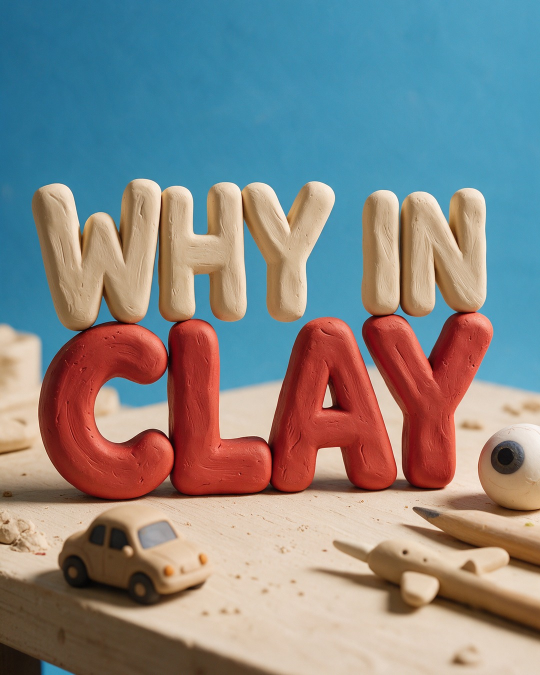
#> input picture channel/brand/intro-post.jpg, 1080 x 1350 px (shown at 1/2 size)
$ python -i cover.py   (imports and definitions only)
#> lines starting #> are read from the running program, lines starting #| are printed output that depends on the picture
"""Portrait cover images for the manual-upload packages (TikTok, Reels).

The production runs make a landscape YouTube-style thumbnail, often several thousand pixels wide and
tens of megabytes as PNG. TikTok wants a portrait cover and rejects big files, so the package gets a
1080x1920 JPEG: a portrait thumbnail is cropped to fit; a landscape one sits full-width in the middle
of a blurred, darkened copy of itself, so its title text stays readable.
"""
from __future__ import annotations

import io
from pathlib import Path

from PIL import Image, ImageEnhance, ImageFilter, ImageOps

SIZE = (1080, 1920)


def portrait_cover(path: Path, quality: int = 88) -> bytes:
#> called with path = '../../channel/brand/intro-post.jpg', quality = 88
    with Image.open(path) as im:
#> im is the input picture: PIL image 1080x1350 RGB; mean R, G, B 132.3, 134.5, 133.8
        im = ImageOps.exif_transpose(im).convert("RGB")
        if im.height >= im.width:
            out = ImageOps.fit(im, SIZE, Image.LANCZOS)
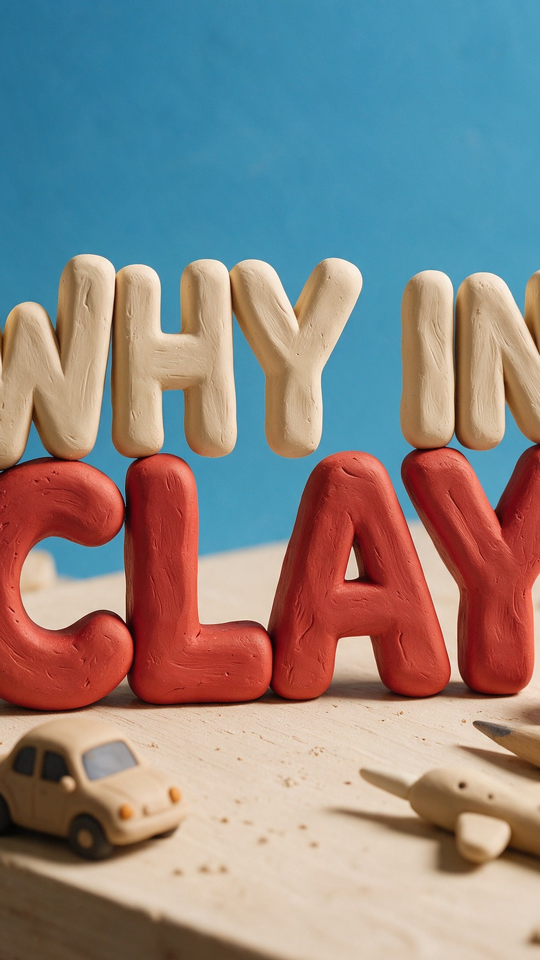
#> out: PIL image 1080x1920 RGB (shown at 1/2 size); mean R, G, B 137.7, 133.9, 132.2
        else:
            bg = ImageOps.fit(im, SIZE, Image.LANCZOS).filter(ImageFilter.GaussianBlur(40))
            out = ImageEnhance.Brightness(bg).enhance(0.6)
            fg = im.resize((SIZE[0], round(im.height * SIZE[0] / im.width)), Image.LANCZOS)
            out.paste(fg, (0, (SIZE[1] - fg.height) // 2))
    buf = io.BytesIO()
    out.save(buf, "JPEG", quality=quality, optimize=True)
    return buf.getvalue()

>>> result = portrait_cover('../../channel/brand/intro-post.jpg')
